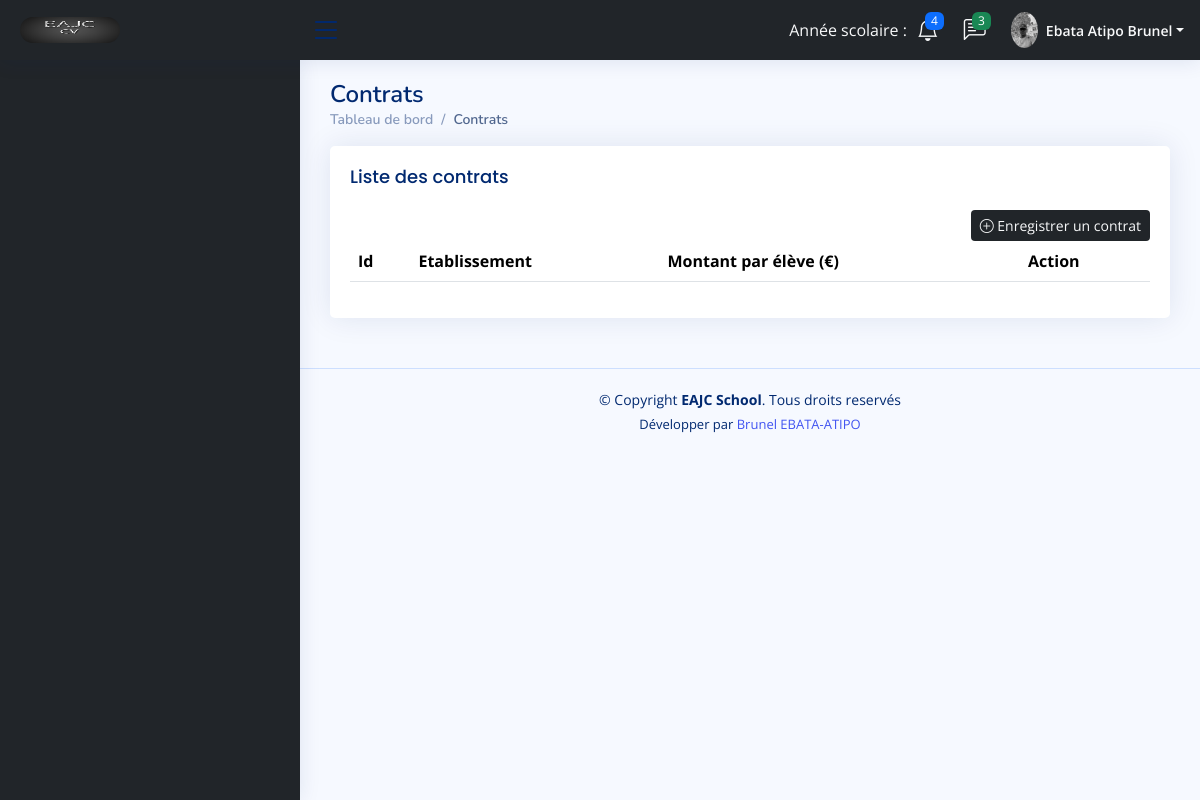
Screenshot of /paiement/contrat_etablissement/contrat_etablissements (signed in) with the database file from the repository.
### school/models.py (models this page shows, shortened)
class SettingSupUser(models.Model):
    appname = models.CharField(max_length=100)
    appeditor = models.CharField(max_length=200)
    phone = models.CharField(max_length=200, null=True)
    address = models.CharField(max_length=200, null=True)
    email = models.CharField(max_length=100)
    version = models.CharField(max_length=10, null=True)
    devise = models.CharField(max_length=10, null=True)
    COLORS = [
        ('bg-primary','bg-primary'),
        ('bg-info','bg-info'),
        ('bg-success','bg-success'),
        ('bg-danger','bg-danger'),
        ('bg-secondary','bg-secondary'),
        ('bg-dark','bg-dark')
    ]
    theme = models.CharField(max_length=200, null=True, choices=COLORS)
    CT = [
        ('text-primary','text-primary'),
        ('text-info','text-info'),
        ('text-success','text-success'),
        ('text-danger','text-danger'),
        ('text-secondary','text-secondary'),
        ('text-dark','text-dark'),
        ('text-light', 'text-light')
    ]
    text_color = models.CharField(max_length=20, null=True, choices=CT)
    logo = models.ImageField(upload_to="media", null=True, blank=True)
    width_logo = models.CharField(max_length=3, null=True)
    height_logo = models.CharField(max_length=3)

### app_auth/models.py (models this page shows)
class Profile(models.Model):
    user = models.OneToOneField(User, on_delete=models.CASCADE)
    datenais = models.DateField(null=True)
    phone = models.CharField(max_length=100, null=True)
    address = models.TextField(null=True)
    profession = models.CharField(max_length=50, null=True)
    diplome = models.CharField(max_length=50, null=True)
    photo = models.ImageField(upload_to="media", null=True, blank=True)
    SEX = [
        ('Masculin','Masculin'),
        ('Feminin','Feminin')
    ]
    gender = models.CharField(max_length=100, null=True, choices=SEX)
    LIST_COUNTRY=[
        ('Afrique du Sud','Afrique du Sud'),
        ('Afghanistan','Afghanistan'),
        ('Albanie','Albanie'),
        ('Algérie','Algérie'),
        ('Allemagne','Allemagne'),
        ('Andorre','Andorre'),
        ('Angola','Angola'),
        ('Antigua-et-Barbuda','Antigua-et-Barbuda'),
        ('Arabie Saoudite','Arabie Saoudite'),
        ('Argentine','Argentine'),
        ('Arménie','Arménie'),
        ('Australie','Australie'),
        ('Autriche','Autriche'),
        ('Azerbaïdjan','Azerbaïdjan'),
        ('Bahamas','Bahamas'),
        ('Bahreïn','Bahreïn'),
        ('Bangladesh','Bangladesh'),
        ('Barbade','Barbade'),
        ('Belgique','Belgique'),
        ('Belize','Belize'),
        ('Bénin','Bénin'),
        ('Bhoutan','Bhoutan'),
        ('Biélorussie','Biélorussie'),
        ('Birmanie','Birmanie'),
        ('Bolivie','Bolivie'),
        ('Bosnie-Herzégovine','Bosnie-Herzégovine'),
        ('Botswana','Botswana'),
        ('Brésil','Brésil'),
        ('Brunei','Brunei'),
        ('Bulgarie','Bulgarie'),
        ('Burkina Faso','Burkina Faso'),
        ('Burundi','Burundi'),
        ('Cambodge','Cambodge'),
        ('Cameroun','Cameroun'),
        ('Canada','Canada'),
        ('Cap-Vert','Cap-Vert'),
        ('Chili','Chili'),
        ('Chine','Chine'),
        ('Chypre','Chypre'),
        ('Colombie','Colmobie'),
        ('Comores','Comores'),
        ('Congo-Brazzaville','Congo-Brazzaville'),
        ('Corée du Nord','Corée du Nord'),
        ('Corée du Sud','Corée du Sud'),
        ('Costa Rica','Costa Rica'),
        ('Côte d’Ivoire','Côte d’Ivoire'),
        ('Croatie','Croatie'),
        ('Cuba','Cuba'),
        ('Danemark','Danemark'),
        ('Djibouti','Djibouti'),
        ('Dominique','Dominique'),
        ('Égypte','Égypte'),
        ('Émirats arabes unis','Émirats arabes unis'),
        ('Équateur','Équateur'),
        ('Érythrée','Érythrée'),
        ('Espagne','Espagne'),
        ('Eswatini','Eswatini'),
        ('Estonie','Estonie'),
        ('États-Unis','États-Unis'),
        ('Éthiopie','Éthiopie'),
        ('Fidji','Fidji'),
        ('Finlande','Finlande'),
        ('France','France'),
        ('Gabon','Gabon'),
        ('Gambie','Gambie'),
        ('Géorgie','Géorgie'),
        ('Ghana','Ghana'),
        ('Grèce','Grèce'),
        ('Grenade','Grenade'),
        ('Guatemala','Guatemala'),
        ('Guinée','Guinée'),
        ('Guinée équatoriale','Guinée équatoriale'),
        ('Guinée-Bissau','Guinée-Bissau'),
        ('Guyana','Guyana'),
        ('Haïti','Haïti'),
        ('Honduras','Honduras'),
        ('Hongrie','Hongrie'),
        ('Îles Cook','Îles Cook'),
        ('Îles Marshall','Îles Marshall'),
        ('Inde','Inde'),
        ('Indonésie','Indonésie'),
        ('Irak','Irak'),
        ('Iran','Iran'),
        ('Irlande','Irlande'),
        ('Islande','Islande'),
        ('Israël','Israël'),
        ('Italie','Italie'),
        ('Jamaïque','Jamaïque'),
        ('Japon','Japon'),
        ('Jordanie','Jordanie'),
        ('Kazakhstan','Kazakhstan'),
        ('Kenya','Kenya'),
        ('Kirghizistan','Kirghizistan'),
        ('Kiribati','Kiribati'),
        ('Koweït','Koweït'),
        ('Laos','Laos'),
        ('Lesotho','Lesotho'),
        ('Lettonie','Lettonie'),
        ('Liban','Liban'),
        ('Liberia','Liberia'),
        ('Libye','Libye'),
        ('Liechtenstein','Liechtenstein'),
        ('Lituanie','Lituanie'),
        ('Luxembourg','Luxembourg'),
        ('Macédoine','Macédoine'),
        ('Madagascar','Madagascar'),
        ('Malaisie','Malaisie'),
        ('Malawi','Malawi'),
        ('Maldives','Maldives'),
        ('Mali','Mali'),
        ('Malte','Malte'),
        ('Maroc','Maroc'),
        ('Maurice','Maurice'),
        ('Mauritanie','Mauritanie'),
        ('Mexique','Mexique'),
        ('Micronésie','Micronésie'),
        ('Moldavie','Moldavie'),
        ('Monaco','Monaco'),
        ('Mongolie','Mongolie'),
        ('Monténégro','Monténégro'),
        ('Mozambique','Mozambique'),
        ('Namibie','Namibie'),
        ('Nauru','Nauru'),
        ('Népal','Katmandou'),
        ('Nicaragua','Nicaragua'),
        ('Niger','Niger'),
        ('Nigeria','Nigeria'),
        ('Niue','Niue'),
        ('Norvège','Norvège'),
        ('Nouvelle-Zélande','Nouvelle-Zélande'),
        ('Oman','Oman'),
        ('Ouganda','Ouganda'),
        ('Ouzbékistan','Ouzbékistan'),
        ('Pakistan','Pakistan'),
        ('Palaos','Palaos'),
        ('Palestine','Palestine'),
        ('Panama','Panama'),
        ('Papouasie-Nouvelle-Guinée','Papouasie-Nouvelle-Guinée'),
        ('Paraguay','Paraguay'),
        ('Pays-Bas','Pays-Bas'),
        ('Pérou','Pérou'),
        ('Philippines','Philippines'),
        ('Pologne','Pologne'),
        ('Portugal','Portugal'),
        ('Qatar','Qatar'),
        ('République centrafricaine','République centrafricaine'),
        ('République démocratique du Congo','République démocratique du Congo'),
        ('République Dominicaine','République Dominicaine'),
        ('République tchèque','République tchèque'),
        ('Roumanie','Roumanie'),
        ('Royaume-Uni','Royaume-Uni'),
        ('Russie','Russie'),
        ('Rwanda','Rwanda'),
        ('Saint-Kitts-et-Nevis','Saint-Kitts-et-Nevis'),
        ('Saint-Vincent-et-les-Grenadines','Saint-Vincent-et-les-Grenadines'),
        ('Sainte-Lucie','Sainte-Lucie'),
        ('Saint-Marin','Saint-Marin'),
        ('Salomon','Salomon'),
        ('Salvador','Salvador'),
        ('Samoa','Samoa'),
        ('São Tomé-et-Principe','São Tomé-et-Principe'),
        ('Sénégal','Sénégal'),
        ('Serbie','Serbie'),
        ('Seychelles','Seychelles'),
        ('Sierra Leone','Sierra Leone'),
        ('Singapour','Singapour'),
        ('Slovaquie','Slovaquie'),
        ('Slovénie','Slovénie'),
        ('Somalie','Somalie'),
        ('Soudan','Soudan'),
        ('Soudan du Sud','Soudan du Sud'),
        ('Sri Lanka','Sri Lanka'),
        ('Suède','Suède'),
        ('Suisse','Suisse'),
        ('Suriname','Suriname'),
        ('Syrie','Syrie'),
        ('Tadjikistan','Tadjikistan'),
        ('Tanzanie','Tanzanie'),
        ('Tchad','Tchad'),
        ('Thaïlande','Thaïlande'),
        ('Timor oriental','Timor oriental'),
        ('Togo','Togo'),
        ('Tonga','Tonga'),
        ('Trinité-et-Tobago','Trinité-et-Tobago'),
        ('Tunisie','Tunisie'),
        ('Turkménistan','Turkménistan'),
        ('Turquie','Turquie'),
        ('Tuvalu','Tuvalu'),
        ('Ukraine','Ukraine'),
        ('Uruguay','Uruguay'),
        ('Vanuatu','Vanuatu'),
        ('Vatican','Vatican'),
        ('Venezuela','Venezuela'),
        ('Viêt Nam','Viêt Nam'),
        ('Yémen','Yémen'),
        ('Zambie','Zambie'),
        ('Zimbabwe','Zimbabwe')
    ]
    country = models.CharField(max_length=100, null=True, choices=LIST_COUNTRY)

### app_auth/decorator.py (the view)
        def wrapper_func(request, *args, **kwargs):
            etablissement_id = request.session.get('etablissement_id')
            groups = []
            if etablissement_id:
                etablissement = Etablissement.objects.get(id=etablissement_id)
                user = request.user
                if EtablissementUser.objects.filter(user=user, etablissement=etablissement).exists():
                    roles = EtablissementUser.objects.filter(user=user, etablissement=etablissement)
                    for role in roles:
                        groups.append(role.group)
                else:
                    roles = EtablissementUser.objects.filter(etablissement=etablissement)
                    for role in roles:
                        if role.group not in groups:
                            groups.append(role.group)
                    g = Group.objects.get(name="Super user")
                    groups.append(g)
            else:
                user = request.user
                if user.groups.exists():
                    list_groups = user.groups.all()
                    for group in list_groups:
                        groups.append(group)
            status = False
            for group in groups:
                if group.name in allowed_roles:
                    status = True
                    break
            if status:
               return view_func(request, *args, **kwargs)
            else:
                return redirect("settings/authorization") #Vous n'êtes pas autorisés à acceder à cette page"

### paiement/templates/contrat_etablissement/contrat_etablissements.html (shortened to what this page needs)
{% extends 'global/base_supuser.html' %}
{% block content %}
{% load static %}
{% load crypto_filters %}
  <main id="main" class="main">
    <div class="pagetitle">
      <h1>Contrats</h1>
      <nav>
        <ol class="breadcrumb">
          <li class="breadcrumb-item"><a href="{% url 'settings/db_supuser' %}">Tableau de bord</a></li>
          <li class="breadcrumb-item active">Contrats</li>
        </ol>
      </nav>
    </div>
    <section class="section">
      <div class="row">
        <div class="col-lg-12">
          <div class="card">
            <div class="card-body">
                <h5 class="card-title">Liste des contrats</h5>
                <div align="right">
                    {% if setting.theme == "bg-default" %}
                    <a href="{% url 'contrat_etablissement/add_contrat_etablissement' %}" class="btn btn-primary btn-sm"><i class="bi bi-plus-circle"></i> Enregistrer un contrat</a>
                    {% else %}
                    <a href="{% url 'contrat_etablissement/add_contrat_etablissement' %}" class="btn btn-default btn-sm {{ setting.theme }} {{ setting.text_color }}"><i class="bi bi-plus-circle"></i> Enregistrer un contrat</a>
                    {% endif %}
                </div>
                <div class="table-responsive">
                    <table class="table datatable">
                        <thead>
                            <tr>
                                <th>Id</th>
                                <th>Etablissement</th>
                                <th class="white-space">Montant par élève ({{ setting.devise }})</th>
                                <th>Action</th>
                            </tr>
                        </thead>
                    </table>
                </div>
            </div>
          </div>
        </div>
      </div>
    </section>
  </main>
{% endblock %}

### school/templates/global/header_supuser.html (shortened to what this page needs)
{% load static %}
<header id="header" class="header fixed-top d-flex align-items-center {{ setting.theme }}">
    <div class="d-flex align-items-center justify-content-between text-center">
      <a href="{% url 'index' %}" class="logo d-flex align-items-center">
        {% if setting.logo %}
        <img class="img-circle" src="{{ setting.logo.url }}" width="{{ setting.width_logo }}" height="{{ setting.height_logo }}" alt="Logo">
        {% else %}
        <span class="d-none d-lg-block">{{ setting.appname }}</span>
        {% endif %}
      </a>
      <i class="bi bi-list toggle-sidebar-btn"></i>
    </div>
    <nav class="header-nav ms-auto">
      <ul class="d-flex align-items-center">
        <li class="nav-item">
          <span class="{{ setting.text_color }}" style="margin-right:10px">Année scolaire : <b>{{ request.session.annee_d }} {{ request.session.sep }} {{ request.session.annee_f }}</b></span>
        </li>
        <li class="nav-item dropdown">
          <a class="nav-link nav-icon {{ setting.text_color }}" href="#" data-bs-toggle="dropdown">
            <i class="bi bi-bell"></i>
            <span class="badge bg-primary badge-number">4</span>
          </a>
        </li>
        <li class="nav-item dropdown">
          <a class="nav-link nav-icon {{ setting.text_color }}" href="#" data-bs-toggle="dropdown">
            <i class="bi bi-chat-left-text"></i>
            <span class="badge bg-success badge-number">3</span>
          </a>
        </li>
        <li class="nav-item dropdown pe-3">
          <a class="nav-link nav-profile d-flex align-items-center pe-0" href="#" data-bs-toggle="dropdown">
            {% if request.user.profile.photo %}
            <img src="{{ request.user.profile.photo.url }}" alt="Profile" class="rounded-circle">
            {% else %}
            <img src="{% static 'assets/img/user.png' %}" alt="Profile" class="rounded-circle">
            {% endif %}
            {% if request.user.last_name %}
            <span class="d-none d-md-block dropdown-toggle ps-2 {{ setting.text_color }}"> {{ request.user.last_name|title }} {{ request.user.first_name|title }}</span>
            {% else %}
            <span class="d-none d-md-block dropdown-toggle ps-2 {{ setting.text_color }}"> {{ request.user.username }}</span>
            {% endif %}
          </a>
        </li>
      </ul>
    </nav>
  </header>

### rows the page displays
SettingSupUser: logo (picture), devise "€"

### other values shown
{{ request.user.last_name|title }} "Ebata Atipo"
{{ request.user.first_name|title }} "Brunel"
